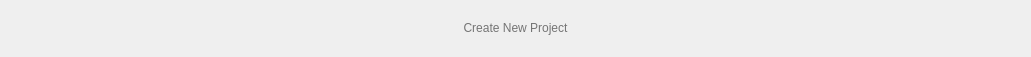
   <widget class="QWidget" name="horizontalLayoutWidget_3">
    <property name="geometry">
     <rect>
      <x>2</x>
      <y>5</y>
      <width>1031</width>
      <height>41</height>
     </rect>
    </property>
    <layout class="QHBoxLayout" name="horizontalLayout_2">
     <item>
      <widget class="QLabel" name="mH_logo_XS_2">
       <property name="sizePolicy">
        <sizepolicy hsizetype="Fixed" vsizetype="Fixed">
         <horstretch>0</horstretch>
         <verstretch>0</verstretch>
        </sizepolicy>
       </property>
       <property name="minimumSize">
        <size>
         <width>121</width>
         <height>30</height>
        </size>
       </property>
       <property name="maximumSize">
        <size>
         <width>121</width>
         <height>35</height>
        </size>
       </property>
       <property name="frameShape">
        <enum>QFrame::NoFrame</enum>
       </property>
       <property name="text">
        <string>&lt;html&gt;&lt;head/&gt;&lt;body&gt;&lt;p&gt;&lt;br/&gt;&lt;/p&gt;&lt;/body&gt;&lt;/html&gt;</string>
       </property>
       <property name="alignment">
        <set>Qt::AlignCenter</set>
       </property>
      </widget>
     </item>
     <item>
      <widget class="QLabel" name="lab_create_new_proj">
       <property name="mouseTracking">
        <bool>true</bool>
       </property>
       <property name="layoutDirection">
        <enum>Qt::LeftToRight</enum>
       </property>
       <property name="styleSheet">
        <string notr="true">font: bold 14pt &quot;Calibri&quot;; color: rgb(116, 116, 116)</string>
       </property>
       <property name="text">
        <string>&lt;html&gt;&lt;head/&gt;&lt;body&gt;&lt;p&gt;&lt;span style=&quot; font-weight:400;&quot;&gt;Create New Project&lt;/span&gt;&lt;/p&gt;&lt;/body&gt;&lt;/html&gt;</string>
       </property>
       <property name="alignment">
        <set>Qt::AlignCenter</set>
       </property>
      </widget>
     </item>
     <item>
      <widget class="QLabel" name="mH_logo_XS">
       <property name="sizePolicy">
        <sizepolicy hsizetype="Fixed" vsizetype="Fixed">
         <horstretch>0</horstretch>
         <verstretch>0</verstretch>
        </sizepolicy>
       </property>
       <property name="minimumSize">
        <size>
         <width>121</width>
         <height>35</height>
        </size>
       </property>
       <property name="maximumSize">
        <size>
         <width>121</width>
         <height>30</height>
        </size>
       </property>
       <property name="frameShape">
        <enum>QFrame::NoFrame</enum>
       </property>
       <property name="text">
        <string>&lt;html&gt;&lt;head/&gt;&lt;body&gt;&lt;p&gt;&lt;br/&gt;&lt;/p&gt;&lt;/body&gt;&lt;/html&gt;</string>
       </property>
       <property name="alignment">
        <set>Qt::AlignCenter</set>
       </property>
      </widget>
     </item>
    </layout>
   </widget>
